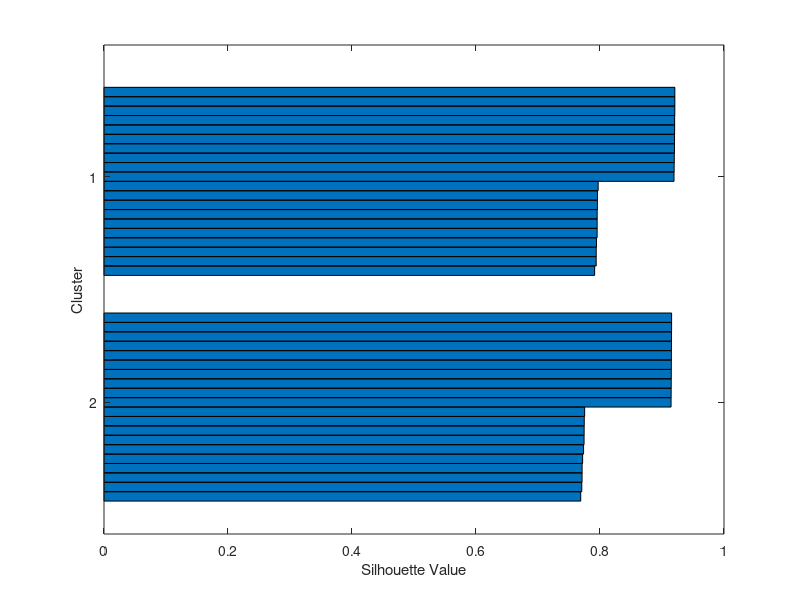
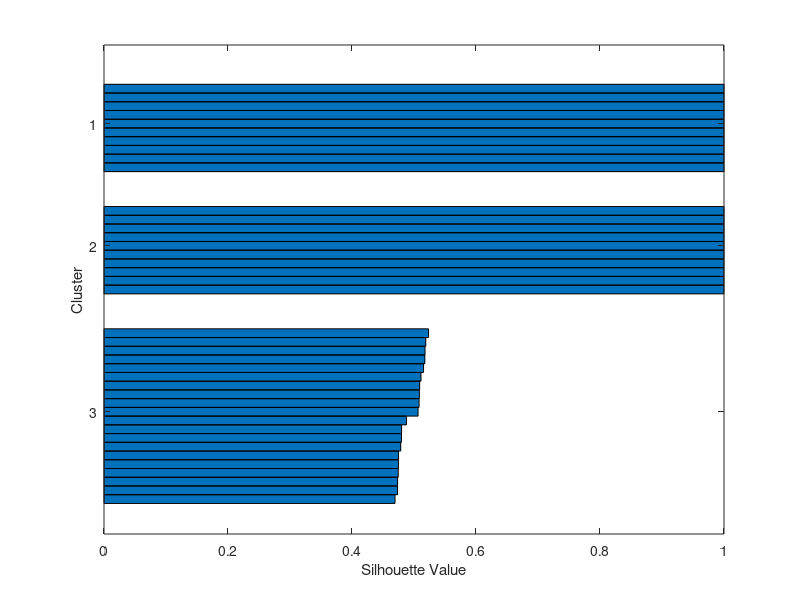
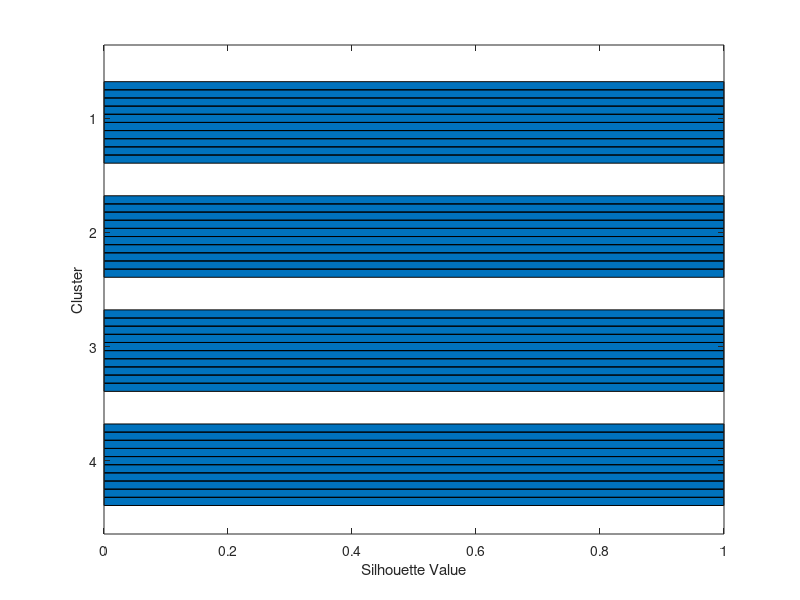
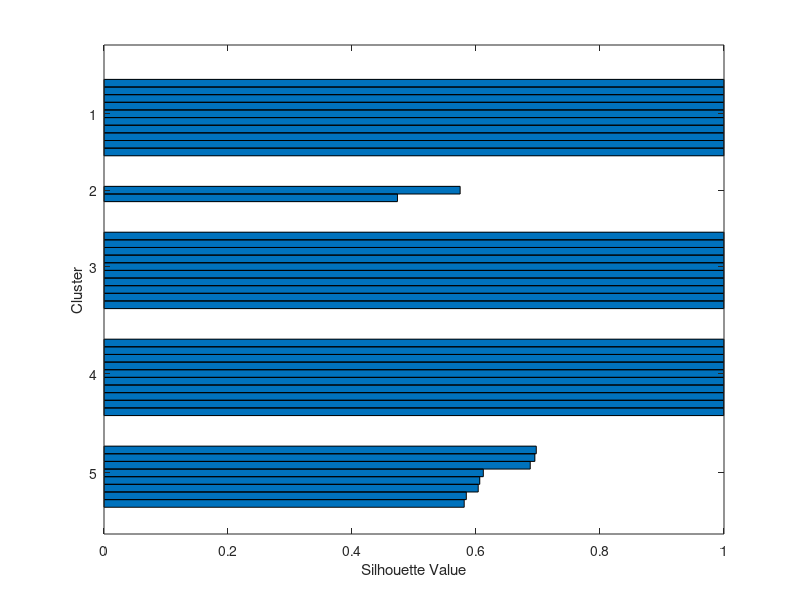

Reproduce these figures in MATLAB, in order.
rng(0,'twister');

for j = 1:1:9
   up_synthetic_values(:,j) = [25-1].*rand(1000,1) ;
   down_synthetic_values(:,j) = [50-26].*rand(1000,1) +26 ;
   right_synthetic_values(:,j) = [75-51].*rand(1000,1) + 51;
   left_synthetic_values(:,j) = [100-76].*rand(1000,1) +76;
end

%% 1-feature mean, median, rms, std extract



for i = 1:1:10
    for j = 1:1:9
        mean_values(i,j) = mean(up_synthetic_values([(((i*100) - 100)+1):(i*100)],j));
        mean_values(i+10,j) = mean(down_synthetic_values([(((i*100) - 100)+1):(i*100)],j));
        mean_values(i+20,j) = mean(right_synthetic_values([(((i*100) - 100)+1):(i*100)],j));
        mean_values(i+30,j) = mean(left_synthetic_values([(((i*100) - 100)+1):(i*100)],j));
        
        median_values(i,j) = median(up_synthetic_values([(((i*100) - 100)+1):(i*100)],j));
        median_values(i+10,j) = median(down_synthetic_values([(((i*100) - 100)+1):(i*100)],j));
        median_values(i+20,j) = median(right_synthetic_values([(((i*100) - 100)+1):(i*100)],j));
        median_values(i+30,j) = median(left_synthetic_values([(((i*100) - 100)+1):(i*100)],j));
        
        min_values(i,j) = min(up_synthetic_values([(((i*100) - 100)+1):(i*100)],j));
        min_values(i+10,j) = min(down_synthetic_values([(((i*100) - 100)+1):(i*100)],j));
        min_values(i+20,j) = min(right_synthetic_values([(((i*100) - 100)+1):(i*100)],j));
        min_values(i+30,j) = min(left_synthetic_values([(((i*100) - 100)+1):(i*100)],j));
        
        rms_values(i,j) = rms(up_synthetic_values([(((i*100) - 100)+1):(i*100)],j));
        rms_values(i+10,j) = rms(down_synthetic_values([(((i*100) - 100)+1):(i*100)],j));
        rms_values(i+20,j) = rms(right_synthetic_values([(((i*100) - 100)+1):(i*100)],j));
        rms_values(i+30,j) = rms(left_synthetic_values([(((i*100) - 100)+1):(i*100)],j));
        
    end
end

for i = 1:1:10
    [idx_synthetic_mean(:,i),C_synthetic_mean{i}] = kmeans(mean_values,i);
    [idx_synthetic_median(:,i),C_synthetic_median{i}] = kmeans(median_values,i);
    [idx_synthetic_min(:,i),C_synthetic_min{i}] = kmeans(min_values,i);
    [idx_synthetic_rms(:,i),C_synthetic_rms{i}] = kmeans(rms_values,i);
end

%clearvars idx_synthetic_mean;
%clearvars C_synthetic_mean;
eva_4feat = evalclusters(mean_values,idx_synthetic_mean,'silhouette');


for i = 1:1:10
    figure;
    %silhouette(mean_values,idx_synthetic_mean(:,i));
    %silhouette(median_values,idx_synthetic_median(:,i));
    silhouette(min_values,idx_synthetic_min(:,i));
    %silhouette(rms_values,idx_synthetic_rms(:,i));
end


%% 4-features clustering /silhouette values mean/median/min/rms

k=1;
for i = 1:4:40
    for j = 1:1:9
        values4fea(i,j) = mean(up_synthetic_values([(((k*100) - 100)+1):(k*100)],j));
        values4fea(i+1,j) = median(up_synthetic_values([(((k*100) - 100)+1):(k*100)],j));
        values4fea(i+2,j) = min(up_synthetic_values([(((k*100) - 100)+1):(k*100)],j));
        values4fea(i+3,j) = rms(up_synthetic_values([(((k*100) - 100)+1):(k*100)],j));
        
        values4fea(i+40,j) = mean(down_synthetic_values([(((k*100) - 100)+1):(k*100)],j));
        values4fea(i+41,j) = median(down_synthetic_values([(((k*100) - 100)+1):(k*100)],j));
        values4fea(i+42,j) = min(down_synthetic_values([(((k*100) - 100)+1):(k*100)],j));
        values4fea(i+43,j) = rms(down_synthetic_values([(((k*100) - 100)+1):(k*100)],j));
        
        
        values4fea(i+80,j) = mean(right_synthetic_values([(((k*100) - 100)+1):(k*100)],j));
        values4fea(i+81,j) = median(right_synthetic_values([(((k*100) - 100)+1):(k*100)],j));
        values4fea(i+82,j) = min(right_synthetic_values([(((k*100) - 100)+1):(k*100)],j));
        values4fea(i+83,j) = rms(right_synthetic_values([(((k*100) - 100)+1):(k*100)],j));
        
        
        values4fea(i+120,j) = mean(left_synthetic_values([(((k*100) - 100)+1):(k*100)],j));
        values4fea(i+121,j) = median(left_synthetic_values([(((k*100) - 100)+1):(k*100)],j));
        values4fea(i+122,j) = min(left_synthetic_values([(((k*100) - 100)+1):(k*100)],j));
        values4fea(i+123,j) = rms(left_synthetic_values([(((k*100) - 100)+1):(k*100)],j));

    end
    k=k+1;
end

for i = 1:1:10
    [idx_synthetic_values4fea(:,i),C_synthetic_values4fea{i}] = kmeans(values4fea,i);
end

% for i = 1:1:10
%     figure;
%     silhouette(values4fea,idx_synthetic_values4fea(:,i));
% end

eva_4feat = evalclusters(values4fea,idx_synthetic_values4fea,'silhouette');

%%
clearvars idx_synthetic_values4fea;
clearvars values4fea;

%% 3-features clustering /silhouette values median/min/rms


k=1;
for i = 1:3:30
    for j = 1:1:9
        values3fea(i,j) = median(up_synthetic_values([(((k*100) - 100)+1):(k*100)],j));
        values3fea(i+1,j) = rms(up_synthetic_values([(((k*100) - 100)+1):(k*100)],j));
        values3fea(i+2,j) = min(up_synthetic_values([(((k*100) - 100)+1):(k*100)],j));        
        
        values3fea(i+30,j) = median(down_synthetic_values([(((k*100) - 100)+1):(k*100)],j));
        values3fea(i+31,j) = rms(down_synthetic_values([(((k*100) - 100)+1):(k*100)],j));
        values3fea(i+32,j) = min(down_synthetic_values([(((k*100) - 100)+1):(k*100)],j));       
        
        values3fea(i+60,j) = median(right_synthetic_values([(((k*100) - 100)+1):(k*100)],j));
        values3fea(i+61,j) = rms(right_synthetic_values([(((k*100) - 100)+1):(k*100)],j));
        values3fea(i+62,j) = min(right_synthetic_values([(((k*100) - 100)+1):(k*100)],j));
        
        values3fea(i+90,j) = median(left_synthetic_values([(((k*100) - 100)+1):(k*100)],j));
        values3fea(i+91,j) = rms(left_synthetic_values([(((k*100) - 100)+1):(k*100)],j));
        values3fea(i+92,j) = min(left_synthetic_values([(((k*100) - 100)+1):(k*100)],j));
    end
    k=k+1;
end

for i = 1:1:10
    [idx_synthetic_values3fea(:,i),C_synthetic_values3fea{i}] = kmeans(values3fea,i);
end
% 
% for i = 1:1:10
%     figure;
%     silhouette(values3fea,idx_synthetic_values3fea(:,i));
% end

eva_median_min_rms = evalclusters(values3fea,idx_synthetic_values3fea,'silhouette');
%%
clearvars idx_synthetic_values3fea;
clearvars values3fea;

%% 3-features clustering /silhouette values mean/rms/min


k=1;
for i = 1:3:30
    for j = 1:1:9
        values3fea(i,j) = rms(up_synthetic_values([(((k*100) - 100)+1):(k*100)],j));
        values3fea(i+1,j) = mean(up_synthetic_values([(((k*100) - 100)+1):(k*100)],j));
        values3fea(i+2,j) = min(up_synthetic_values([(((k*100) - 100)+1):(k*100)],j));        
        
        values3fea(i+30,j) = rms(down_synthetic_values([(((k*100) - 100)+1):(k*100)],j));
        values3fea(i+31,j) = mean(down_synthetic_values([(((k*100) - 100)+1):(k*100)],j));
        values3fea(i+32,j) = min(down_synthetic_values([(((k*100) - 100)+1):(k*100)],j));       
        
        values3fea(i+60,j) = rms(right_synthetic_values([(((k*100) - 100)+1):(k*100)],j));
        values3fea(i+61,j) = mean(right_synthetic_values([(((k*100) - 100)+1):(k*100)],j));
        values3fea(i+62,j) = min(right_synthetic_values([(((k*100) - 100)+1):(k*100)],j));
        
        values3fea(i+90,j) = rms(left_synthetic_values([(((k*100) - 100)+1):(k*100)],j));
        values3fea(i+91,j) = mean(left_synthetic_values([(((k*100) - 100)+1):(k*100)],j));
        values3fea(i+92,j) = min(left_synthetic_values([(((k*100) - 100)+1):(k*100)],j));
    end
    k=k+1;
end

for i = 1:1:10
    [idx_synthetic_values3fea(:,i),C_synthetic_values3fea{i}] = kmeans(values3fea,i);
end

% for i = 1:1:10
%     figure;
%     silhouette(values3fea,idx_synthetic_values3fea(:,i));
% end

eva_mean_rms_min = evalclusters(values3fea,idx_synthetic_values3fea,'silhouette');
%%
clearvars idx_synthetic_values3fea;
clearvars values3fea;

%% 3-features clustering /silhouette values mean/median/min


k=1;
for i = 1:3:30
    for j = 1:1:9
        values3fea(i,j) = median(up_synthetic_values([(((k*100) - 100)+1):(k*100)],j));
        values3fea(i+1,j) = mean(up_synthetic_values([(((k*100) - 100)+1):(k*100)],j));
        values3fea(i+2,j) = min(up_synthetic_values([(((k*100) - 100)+1):(k*100)],j));        
        
        values3fea(i+30,j) = median(down_synthetic_values([(((k*100) - 100)+1):(k*100)],j));
        values3fea(i+31,j) = mean(down_synthetic_values([(((k*100) - 100)+1):(k*100)],j));
        values3fea(i+32,j) = min(down_synthetic_values([(((k*100) - 100)+1):(k*100)],j));       
        
        values3fea(i+60,j) = median(right_synthetic_values([(((k*100) - 100)+1):(k*100)],j));
        values3fea(i+61,j) = mean(right_synthetic_values([(((k*100) - 100)+1):(k*100)],j));
        values3fea(i+62,j) = min(right_synthetic_values([(((k*100) - 100)+1):(k*100)],j));
        
        values3fea(i+90,j) = median(left_synthetic_values([(((k*100) - 100)+1):(k*100)],j));
        values3fea(i+91,j) = mean(left_synthetic_values([(((k*100) - 100)+1):(k*100)],j));
        values3fea(i+92,j) = min(left_synthetic_values([(((k*100) - 100)+1):(k*100)],j));
    end
    k=k+1;
end

for i = 1:1:10
    [idx_synthetic_values3fea(:,i),C_synthetic_values3fea{i}] = kmeans(values3fea,i);
end
% 
% for i = 1:1:10
%     figure;
%      silhouette(values3fea,idx_synthetic_values3fea(:,i));
% end

eva_median_mean_min = evalclusters(values3fea,idx_synthetic_values3fea,'silhouette');

%%
clearvars idx_synthetic_values3fea;
clearvars values3fea;

%%













